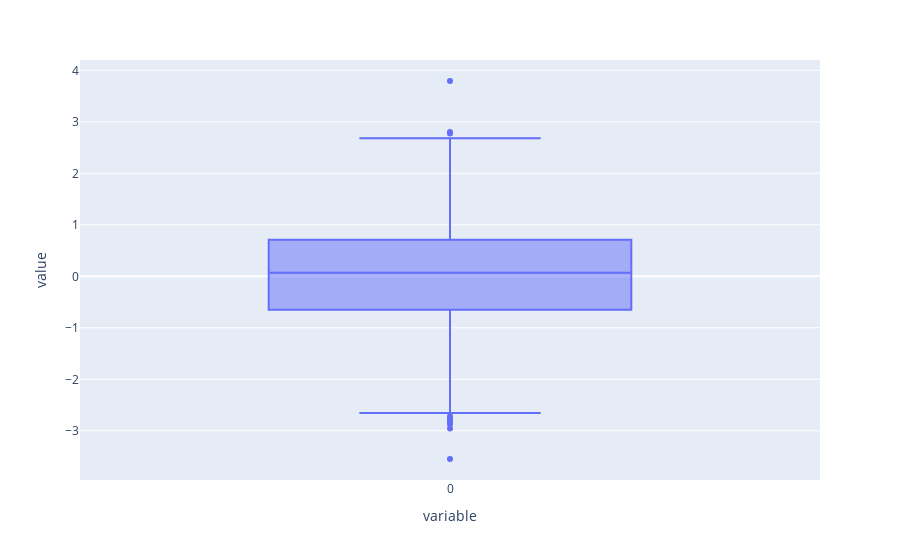

Notebook code for this chart:
### Code cell
px.box(x)

### Figure 1 — Plotly figure (JSON) as saved in the notebook; plotly's stock layout.template omitted (floating-point values rounded to 4 significant figures; data arrays with more than 128 entries replaced by an {"elided": "..."} marker saying what was removed)
{"data": [{"alignmentgroup": "True", "hovertemplate": "variable=%{x}<br>value=%{y}<extra></extra>", "legendgroup": "", "marker": {"color": "#636efa"}, "name": "", "notched": false, "offsetgroup": "", "orientation": "v", "showlegend": false, "type": "box", "x": {"elided": "1000 str values"}, "x0": " ", "xaxis": "x", "y": {"elided": "1000 float values"}, "y0": " ", "yaxis": "y"}], "layout": {"boxmode": "group", "legend": {"tracegroupgap": 0}, "margin": {"t": 60}, "xaxis": {"anchor": "y", "domain": [0, 1], "title": {"text": "variable"}}, "yaxis": {"anchor": "x", "domain": [0, 1], "title": {"text": "value"}}}}
